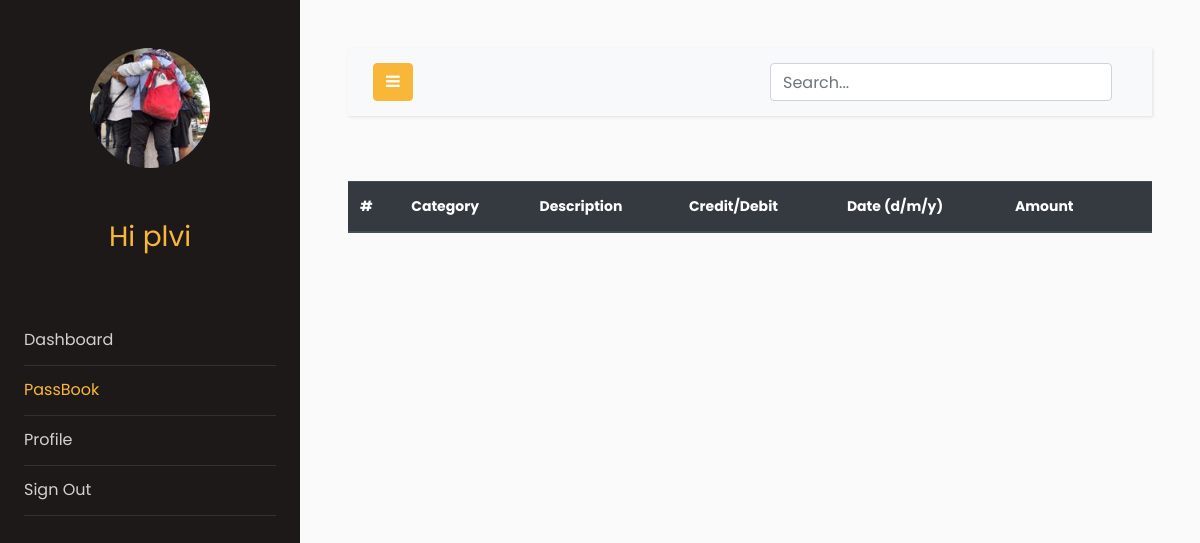
Page /passbook (signed in) on the earlier database version.
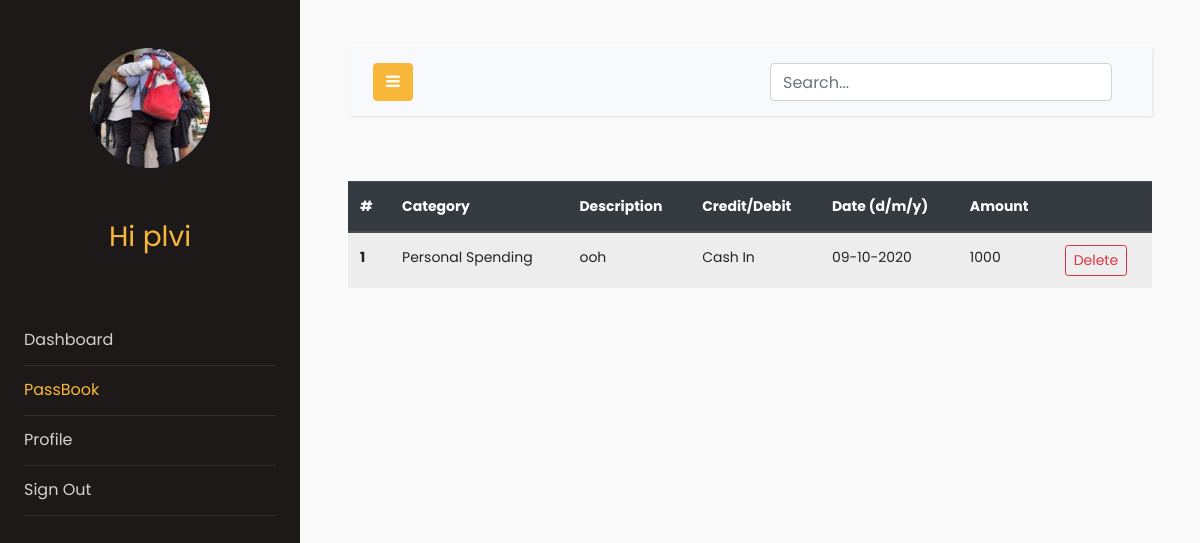
Same page on the later database version.
### models.py (models this page shows, shortened)
class Transactions(db.Model):
    __searchable__ = ['description','cat','amount','date']
    users = db.relationship(Users)
    id = db.Column(db.Integer, primary_key=True)
    cashFlow = db.Column(db.Integer)
    amount = db.Column(db.Integer)
    description = db.Column(db.String(64))
    cat = db.Column(db.String(64))
    date = db.Column(db.DateTime)
    userId = db.Column(db.Integer, db.ForeignKey('users.id'), nullable=False)

### app.py (the view)
@app.route("/passbook", methods=["GET", "POST"])
@login_required
def passbook():
    uid = current_user.id
    trans_data = Transactions.query.filter_by(userId=uid).order_by(
        Transactions.date.desc()
    )
    return render_template("passbook.html", trans_data=trans_data)

### models.py (called while the page is built)
@login_manager.user_loader
def load_user(user_id):
    return Users.query.get(user_id)

### templates/passbook.html (shortened to what this page needs)
<!doctype html>
<html lang="en">
<head>
    <link rel="stylesheet" href="https://stackpath.bootstrapcdn.com/font-awesome/4.7.0/css/font-awesome.min.css">
<link rel="stylesheet" href="{{ url_for('static', filename='css1/style.css') }}">
</head>
<body>
    <div class="wrapper d-flex align-items-stretch">
        <nav id="sidebar">
            <div class="p-4 pt-5">
                <a href="#" class="img logo rounded-circle mb-5" style="background-image: url({{url_for('static',filename='profile_pics/'+current_user.profile_image)}})"></a>
                <h3 style="color: #f8b739; font-family: Poppins, Arial, sans-serif; text-align: center;">Hi {{current_user.name}}</h3>
                <br>
                <br>
                <ul class="list-unstyled components mb-5">
                    <li>
                        <a href="{{url_for('dashboard')}}">Dashboard</a>
                    </li>
                    <li class="active">
                        <a href="{{url_for('passbook')}}">PassBook</a>
                    </li>
                    <li>
                        <a href="{{url_for('profile')}}">Profile</a>
                    </li>
                    <li>
                        <a href="{{url_for('logout')}}">Sign Out</a>
                    </li>
                </ul>
            </div>
        </nav>
        <div id="content" class="p-4 p-md-5">
            <nav class="navbar navbar-expand-lg navbar-light bg-light">
                <div class="container-fluid">
                    <button type="button" id="sidebarCollapse" class="btn btn-primary">
                        <i class="fa fa-bars"></i>
                    </button>
                    <form action="search" , method="GET">
                        <div class="container h-50">
                            <div class="d-flex justify-content-center h-100">
                                <input type="search" class="form-control ds-input" id="search-input" name="query" placeholder="Search..." aria-label="Search for..."
                                    autocomplete="off" data-docs-version="4.5" spellcheck="false" role="combobox" aria-autocomplete="list"
                                    aria-expanded="false" aria-owns="algolia-autocomplete-listbox-0" dir="auto"
                                    style="position: relative; vertical-align: top;">
                            </div>
                        </div>
                    </form>
                </div>
            </nav>
            <br>
            <table class="table table-striped">
                <thead class="thead-dark">
                    <tr>
                        <th scope="col">#</th>
                        <th scope="col">Category</th>
                        <th scope="col">Description</th>
                        <th scope="col">Credit/Debit</th>
                        <th scope="col">Date (d/m/y)</th>
                        <th scope="col">Amount</th>
                        <th scope="col"></th>
                    </tr>
                </thead>
                <tbody>
                    {%for r in trans_data%}
                    <tr>
                        <th scope="row">{{loop.index0 + 1}}</th>
                        <td>{{r.cat}}</td>
                        <td>{{r.description}}</td>
                        {%if r.cashFlow == 1 %}
                        <td>Cash In</td>
                        {%else%}
                        <td>Cash Out</td>
                        {%endif%}
                        <td>{{r.date.strftime('%d-%m-%Y')}}</td>
                        <td>{{r.amount}}</td>
                        <td><button type="button" class="btn btn-outline-danger btn-sm" data-toggle="modal" data-target="#del{{r.id}}">
                            Delete
                        </button></td>
                    </tr>
                    {%endfor%}
                </tbody>
            </table>
        </div>
    </div>
</body>
</html>

Differences in the rows shown:
now on this page (row edited): Transactions: cat "Personal Spending", description "ooh", cashFlow "Cash In", date "09-10-2020", amount "1000"
